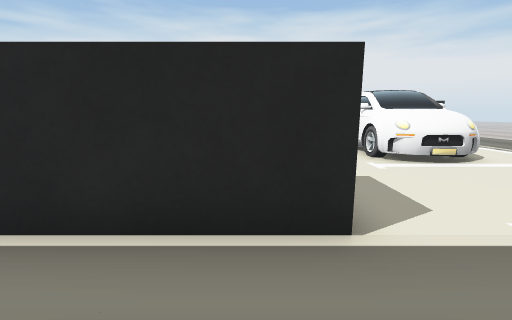
view 1 (above)

24 first-person views from a walk through a 3-D level made in the Unity game engine. The camera is 0.62 m above the floor, tilts 10° down and sees 90° across. The floor is counted in squares, 0.5 m on a side. Each view is taken from the middle of a square. On the plan, view 1 faces up. The plan holds only what a view shows up to about 12 squares ahead; the rest is blank. The place goes on beyond the plan.

view 2
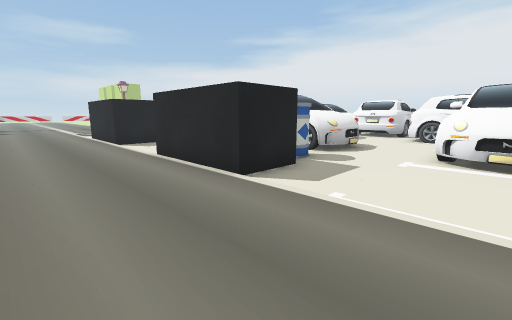

view 3
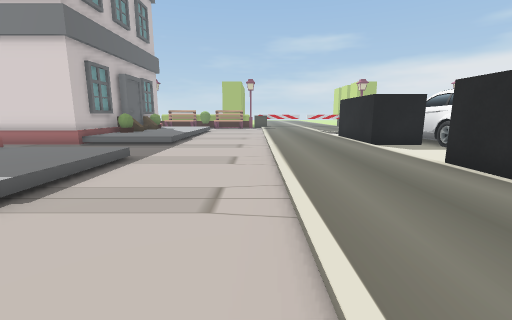

view 4
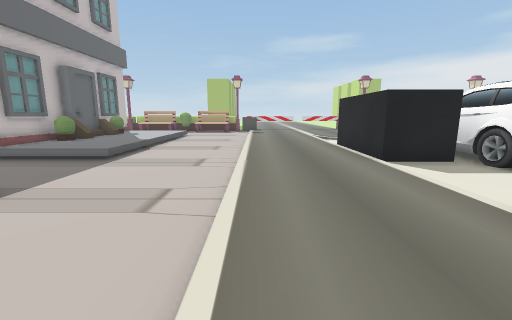

view 5
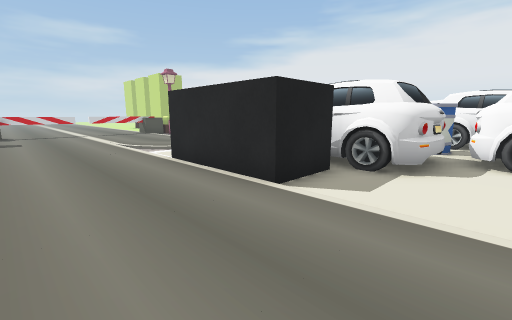

view 6
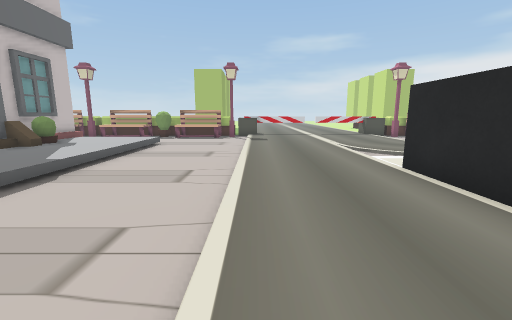

view 7
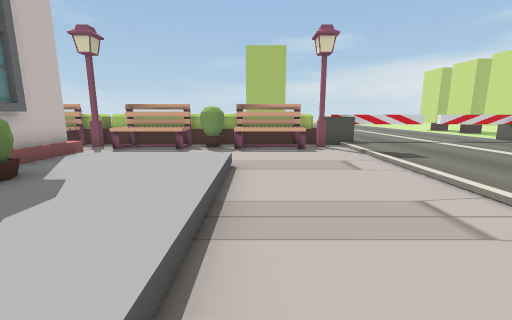

view 8
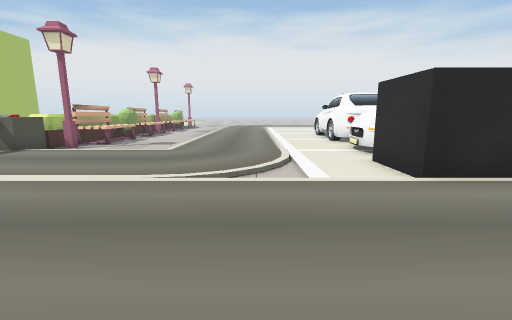

view 9
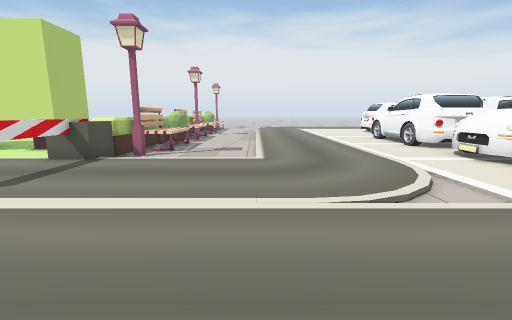

view 10
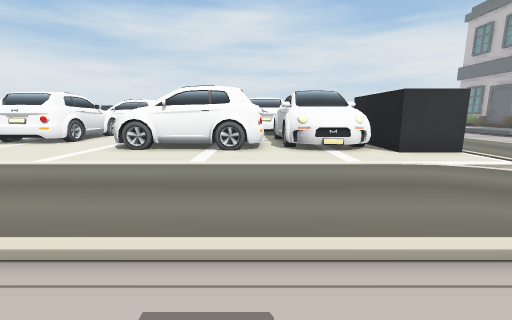

view 11
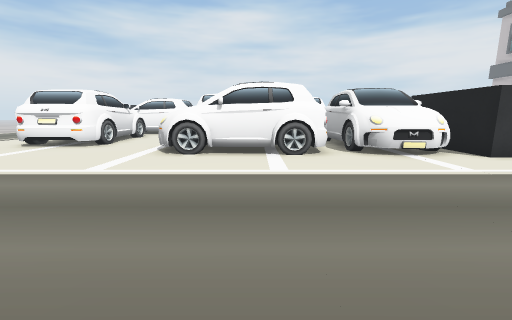

view 12
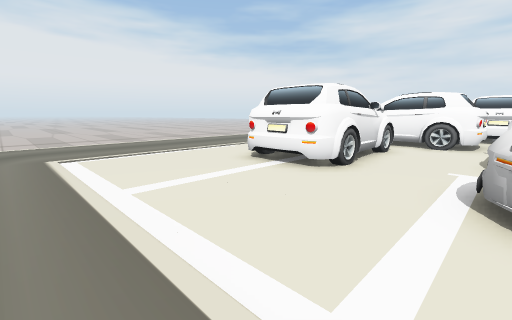

view 13
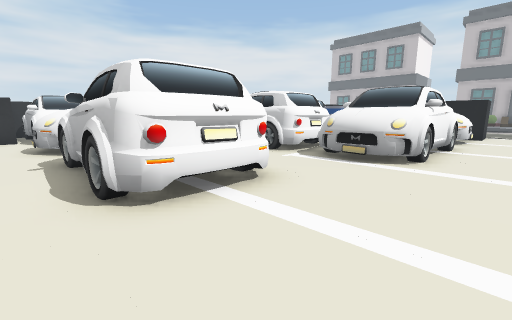

view 14
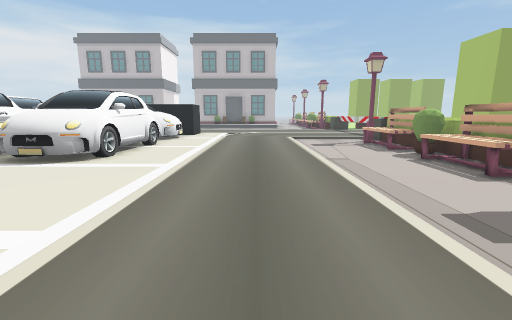

view 15
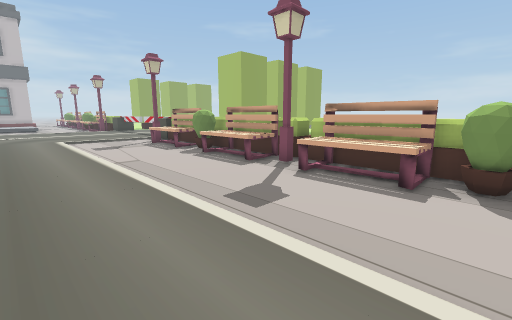

view 16
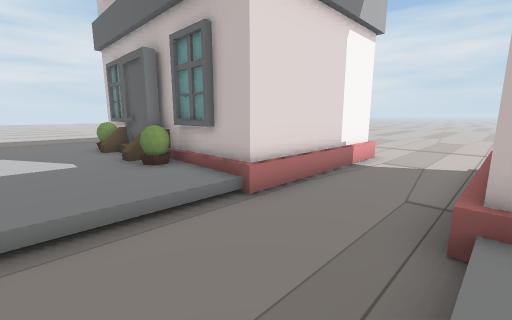

view 17
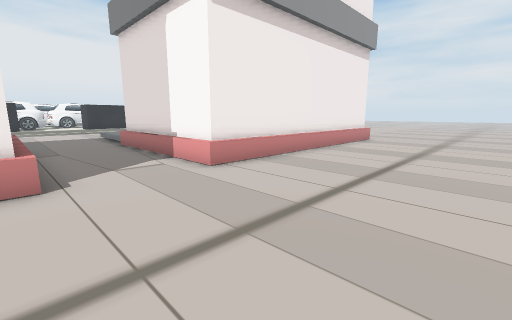

view 18
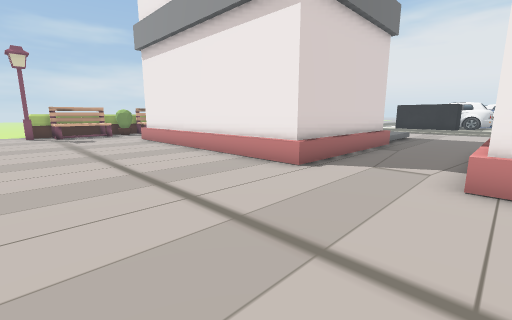

view 19
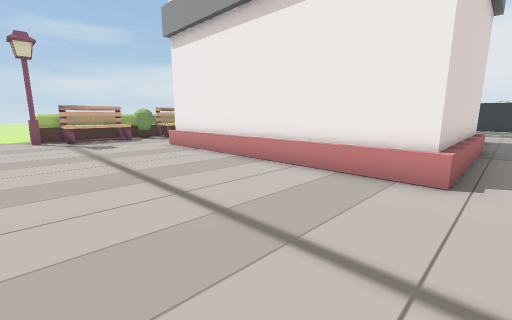

view 20
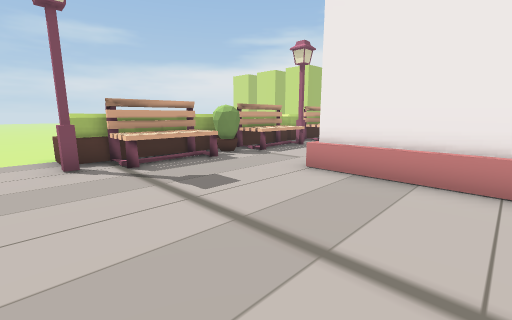

view 21
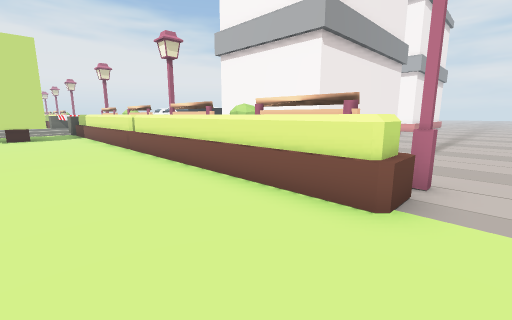

view 22
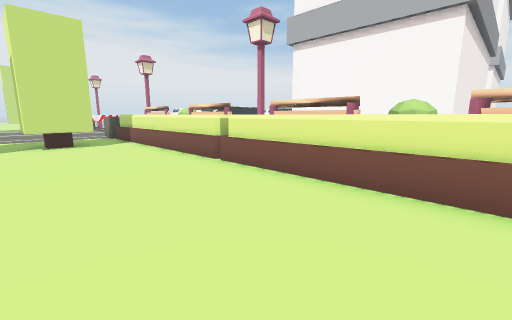

view 23
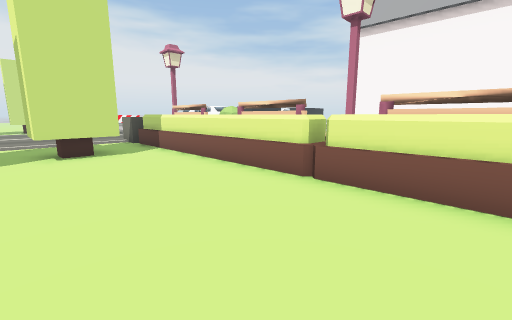

view 24
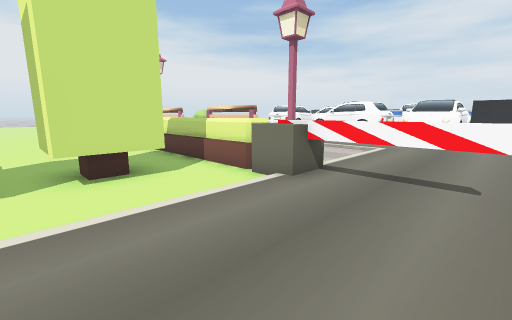

### Floor plan
Key: @ floor where view 1 was taken; # wall or solid block; . main floor; : floor 0.05 m higher than the main floor; + floor 0.15 m higher than the main floor; / step, stairs or slope; = window, fence, low wall or low ledge; ^ raised ledge; C car; B black block; A barrel; T thing the floor can be seen under or through.
Columns run from 27 left of view 1 to 5 right of it. Each row starts with its distance up from view 1.
 21       #.../:::::::::::::::::::BBB
 20      ^#.../::::::::CCCCC:CC :CCC
 19 ..   ^#=../:::::::CCCC   CC  CCC
 18 ..   ^#=../:::::::CCCC   C
 17 ..   ^#.../::::::::CCCCC:C
 16 ..  =^#.../::::::::::::::C
 15 ..   ^#=../::::::::::::::CCCCC
 14 ..   ^#=../::::::CCC:CC     CCC
 13 ....^^#=../::::::CCCCCCC     CC
 12 ....^^#.../::::::CCCCCCC    :::
 11 ....^^#=../::::::C   CCC    :::
 10 .##.^^#=../::::::CCC A      :::C
  9 .##.^^#=../::::::CCC AAC CCCC::CC
  8 ....^^#.../::::::CCCCC C CCCC::CC
  7 ....^^..../:::::CCCCCCCC   C:::CC
  6 ::::T^::::::::::CCCCCCC:  AAA::::
  5 :::::T:::::::::::   CC::   A:::::
  4 :::::T::::::::::BBBBB:::    B::::
  3 :::::::::::::.::BBBBB:::BBBBB::::
  2 ::  :::::::::::::::::::::::::::::
  1 ::  :#:::::::::::::::::::::::::::
  0 ::  :#:::::::::::::::::::::@:::::
 -1 :: :^^:::::::::::::::::::::::::::
 -2 .. .^^#........................
 -3 .. .^^#.......................
 -4 .# .^^#=......................
 -5 .##.^^#=.....................
 -6 ....^^#...+++++++++/...+++++++++/
 -7 ....^^#.  +++++++++/...+++++++++/
 -8 ....^^#=  +++++++++/...+++++++++/
 -9 ....^^#=  ++#=##^#+/...++#=##^#+/
-10 ....^^#=  ##^^ ^^^##...##^^^  ^##
-11 ....=^#.  #        #...#
-12 ....^^#=  #        #...#
-13 ....^^#=. #        #...#
-14 ....^^#=. #        #...#
-15 ....^^#...#        #...#
-16 ....^^#...##########...#########
-17 ....^^#=.........................
-18  ...^^#=.........................
-19  ...^^#=.........................
-20 ....==#..........................
-21 .................................

Positions as (right, up) in squares from view 1, and headings:
1: (0, 0), facing up
2: (5, -1), facing up-left
3: (3, -2), facing left
4: (0, -1), facing left
5: (-4, -1), facing up-left
6: (-5, -1), facing left
7: (-11, -5), facing left
8: (-14, -2), facing up
9: (-17, -1), facing up
10: (-19, 9), facing right
11: (-18, 11), facing right
12: (-14, 14), facing up-right
13: (-12, 21), facing down-right
14: (-15, 21), facing down
15: (-15, 21), facing down-left
16: (-8, -6), facing down-right
17: (-8, -21), facing up-right
18: (-4, -21), facing up-left
19: (-7, -21), facing up-left
20: (-14, -21), facing up-left
21: (-26, -21), facing up-right
22: (-27, -17), facing up-right
23: (-27, -14), facing up-right
24: (-27, 3), facing up-right
